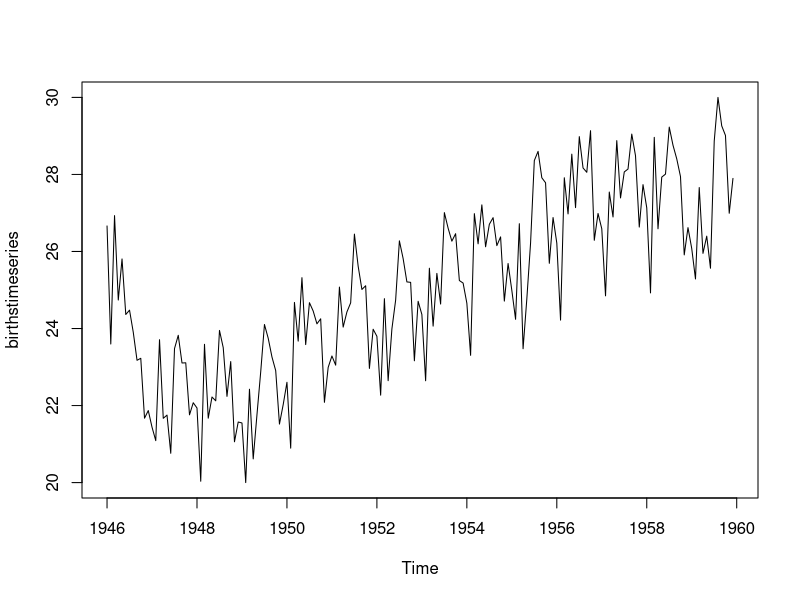
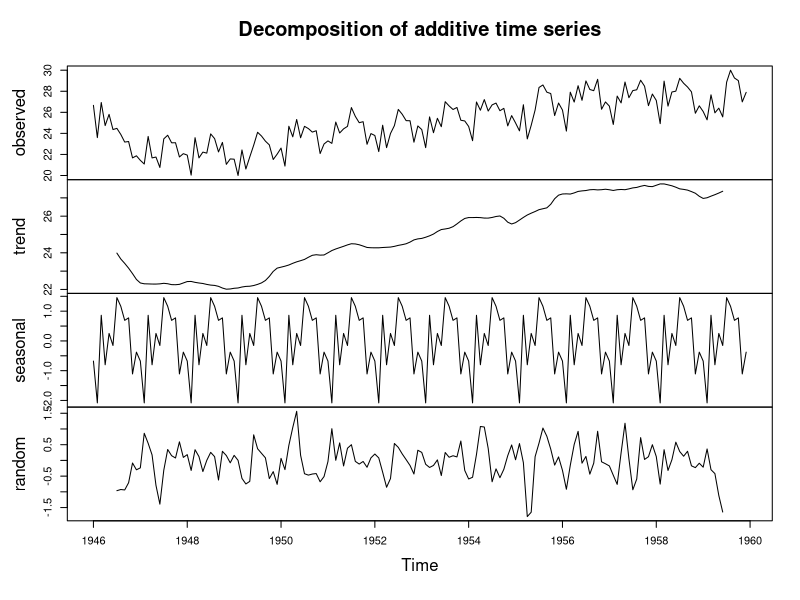
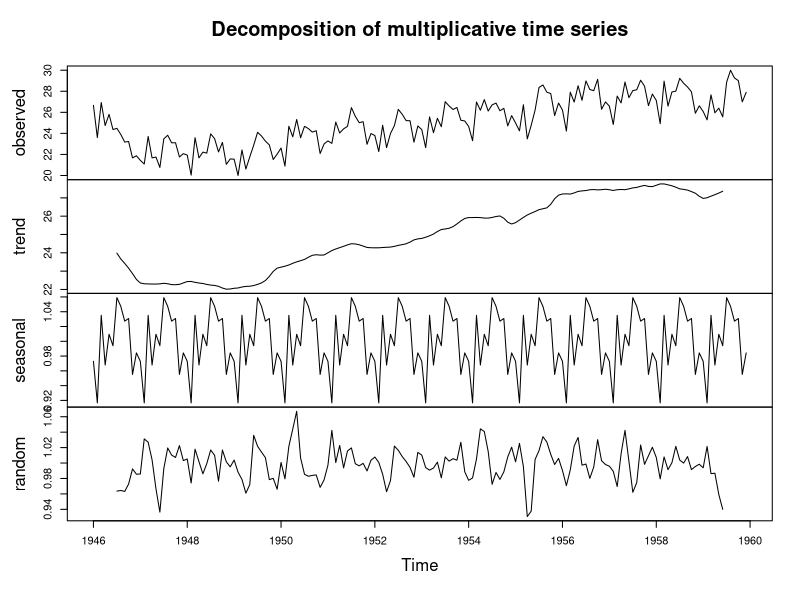
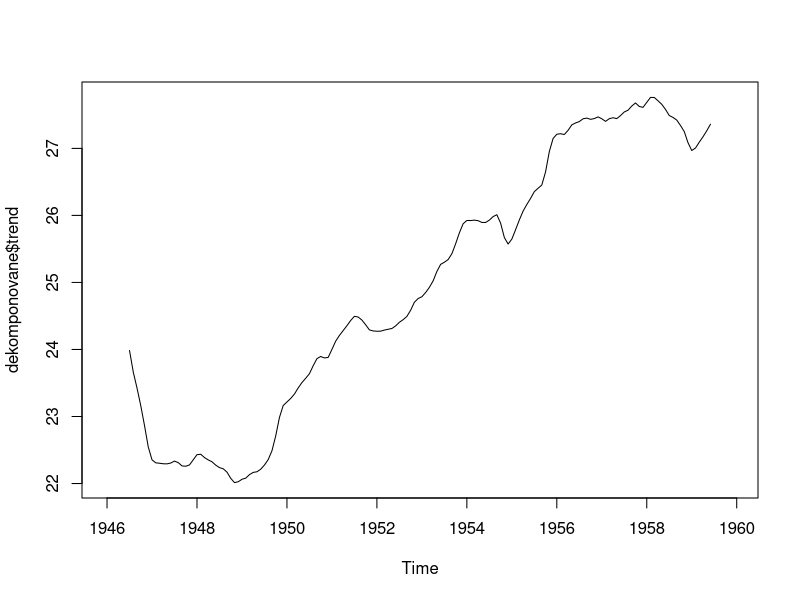
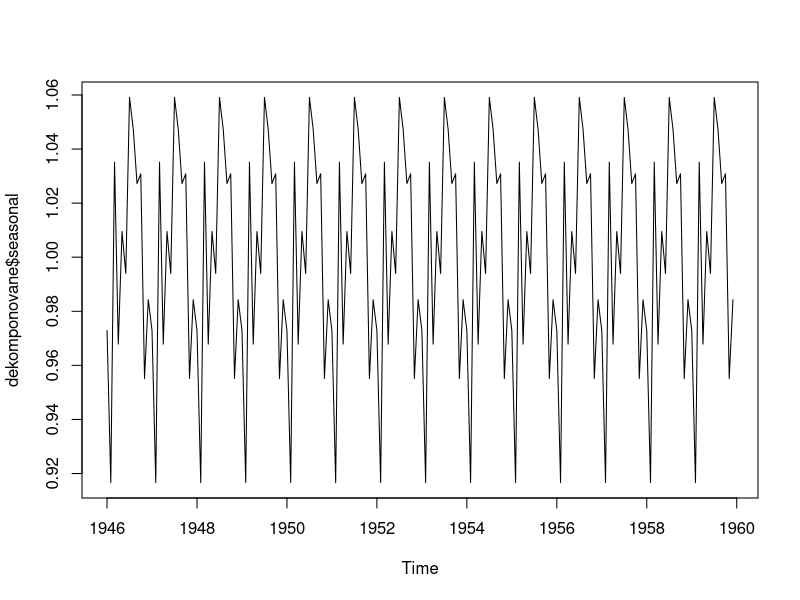
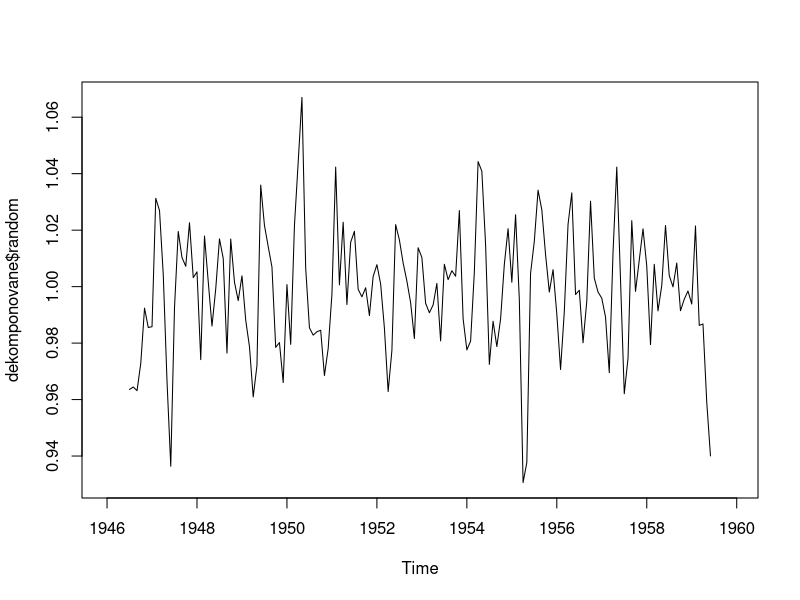
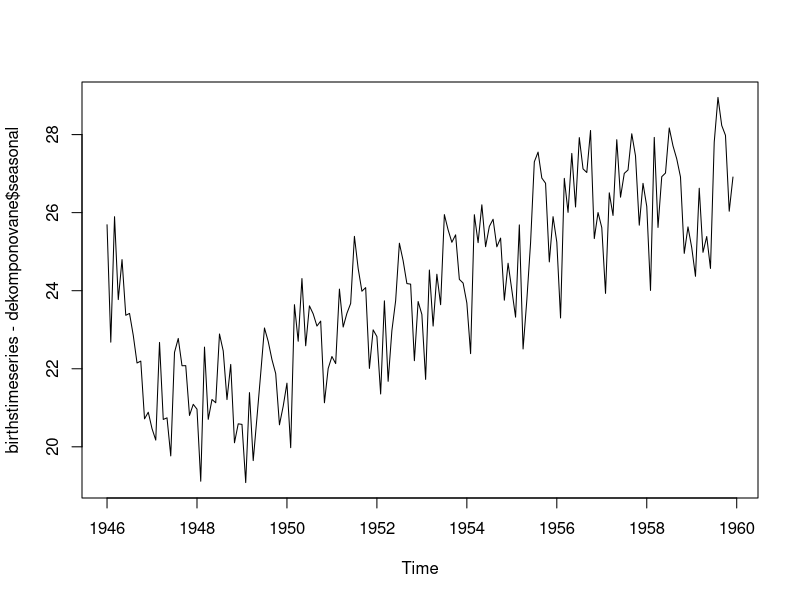
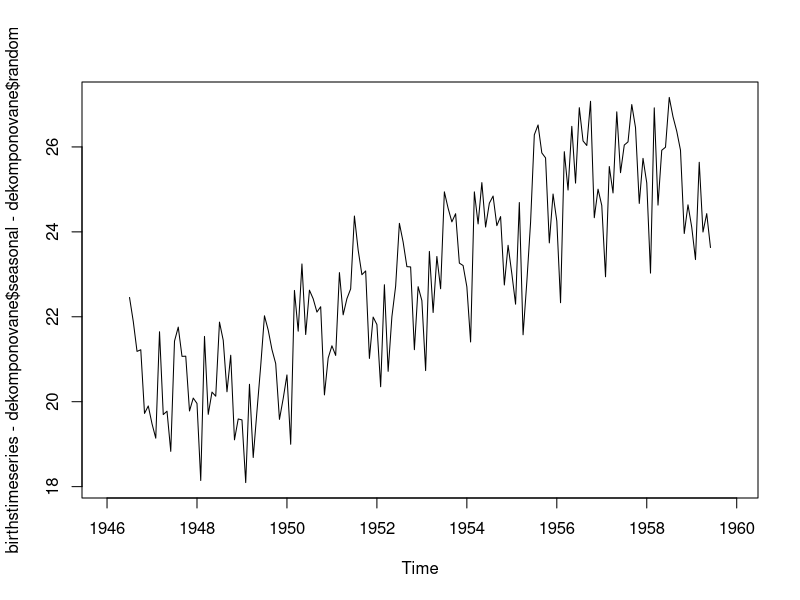

These charts were generated, in order, by the following R code: (Note: this script raises an error after producing the figures.)
#births
births <- scan("births.dat")
birthstimeseries <- ts(births, frequency=12, start=c(1946,1)) #frekvencia - kolko hodnot je za rok
plot(birthstimeseries)
plot(decompose(birthstimeseries))

dekomponovane <- decompose(birthstimeseries) #aditivne
dekomponovane <- decompose(birthstimeseries,type="mult") #multiplikativne

plot(dekomponovane)

plot(dekomponovane$trend)
plot(dekomponovane$seasonal)
plot(dekomponovane$random)

#pre aditivne
plot(birthstimeseries - dekomponovane$seasonal) #ocistene od sezonnej zlozky
plot(birthstimeseries - dekomponovane$seasonal - dekomponovane$random) #trend

#pre multiplikativne
plot(birthstimeseries/dekomponovane$seasonal) #ocistene od sezonnej zlozky
plot((birthstimeseries/dekomponovane$seasonal)/dekomponovane$random) #trend







#nahodny casovy rad
o <- read.csv("udaje.csv")
udaje <- ts(o[,4], freq = 100)
plot(udaje)

dekomponovane <- decompose(udaje)
dekomponovane <- decompose(udaje,type="mult")
plot(dekomponovane)





#MA
library("TTR")
birthstimeseriesSMA3 <- SMA(birthstimeseries,n=3)

plot(birthstimeseries)
plot(SMA(birthstimeseries,n=3))
plot(SMA(birthstimeseries,n=5))
plot(SMA(birthstimeseries,n=7))
plot(SMA(birthstimeseries,n=111))

#HoltWinters
plot(HoltWinters(x = birthstimeseries, beta = FALSE, gamma = FALSE)) #Brownovo
plot(HoltWinters(x = birthstimeseries, gamma = FALSE)) #Holtovo
plot(HoltWinters(x = birthstimeseries)) #HoltWintersovo

#arima
ma <- arima(birthstimeseries, order=c(0,0,1)) #klzavy priemer
ar <- arima(birthstimeseries, order=c(1,0,0)) #autoregresia
arma <- arima(birthstimeseries, order=c(1,0,1))
arima <- arima(birthstimeseries, order=c(1,1,1))

library("forecast")
plot(forecast.Arima(ma, h=5))
plot(forecast.Arima(ar, h=5))
plot(forecast.Arima(arma, h=5))
plot(forecast.Arima(arima, h=5))
